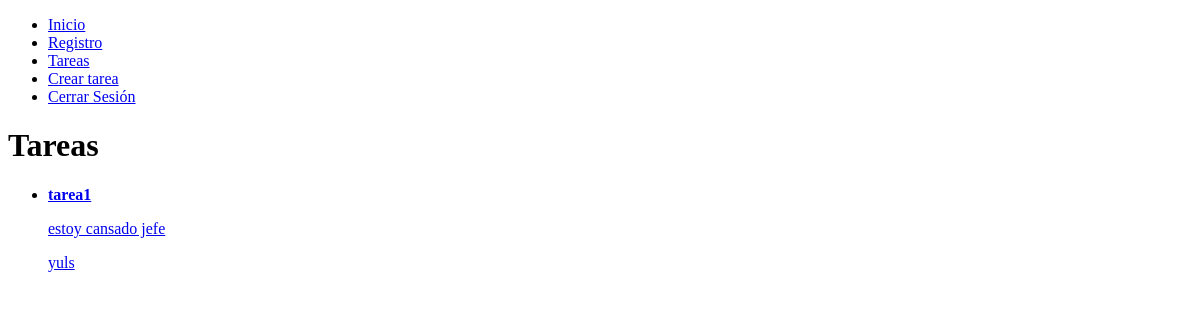
/tasks/ (signed in), run on an earlier commit of the app's database.
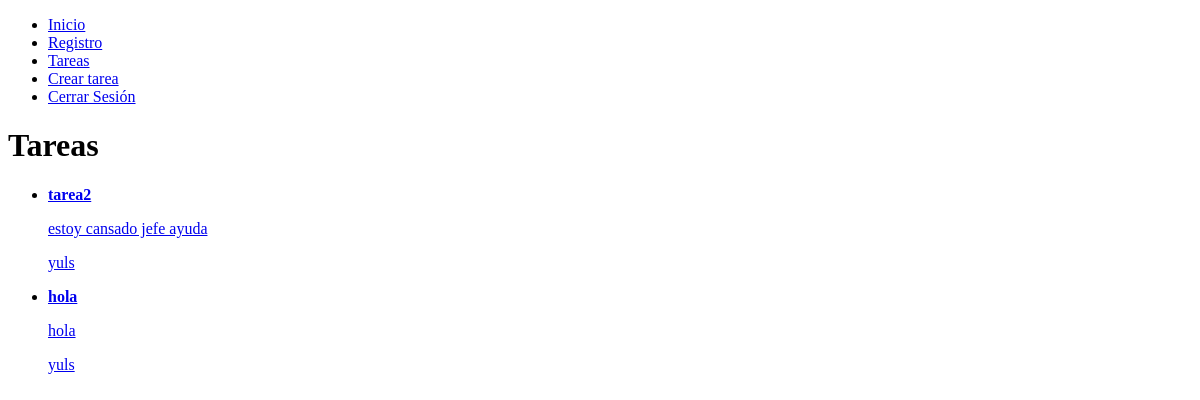
And on a later commit of the database.
### task/models.py (models this page shows, shortened)
class Task(models.Model):
    title = models.CharField(max_length=200)
    description = models.TextField()
    created = models.DateTimeField(null=True, blank=True)
    date_completed = models.DateTimeField(null=True, blank=True)
    important = models.BooleanField(default=False)
    user = models.ForeignKey(User, on_delete=models.CASCADE)

### task/views.py (the view)
# urls.py: path("tasks/", views.tasks, name="tasks"),
def tasks(request):
    tasks = Task.objects.filter(user = request.user,
                                date_completed__isnull=True)
    return render(request, "tasks.html",
                  {"tasks":tasks})

### task/templates/tasks.html
{% extends 'base.html' %}
{% block content %}
<h1>Tareas</h1>
<ul>
{% for task in tasks %}
<li>
   <a href="{% url 'task_detail' task.id %}">
        {% if task.important %}
        <strong>{{ task.title }}</strong>
        {% else %}
        {{ task.title }}
        {% endif %}
        <p>{{ task.description }}</p>
        <p>{{ task.user.username }}</p>
   </a>
</li>
{% endfor %}
</ul>
{% endblock %}

### task/templates/base.html (shortened to what this page needs)
<!DOCTYPE html>
<html lang="en">
<head>
</head>
<body>
    <ul>
        <li><a href="{% url 'home' %}">Inicio</a></li>
        <li><a href="{% url 'signup' %}">Registro</a></li>
        <li><a href="{% url 'tasks' %}">Tareas</a></li>
        <li><a href="/tasks/create/">Crear tarea</a></li>
        {% if user.is_authenticated %}
            <li><a href="{% url 'signout' %}">Cerrar Sesión</a></li>
        {% else %}
            <li><a href="{% url 'signin' %}">Iniciar Sesión</a></li>
        {% endif %}
    </ul>
    {% block content %}
    {% endblock %}
</body>
</html>

What changed in the data, as far as the page shows it:
changed Task: title "tarea1" → "tarea2"; description "estoy cansado jefe" → "estoy cansado jefe ayuda"
added Task: title "hola", description "hola", user.username "yuls"
